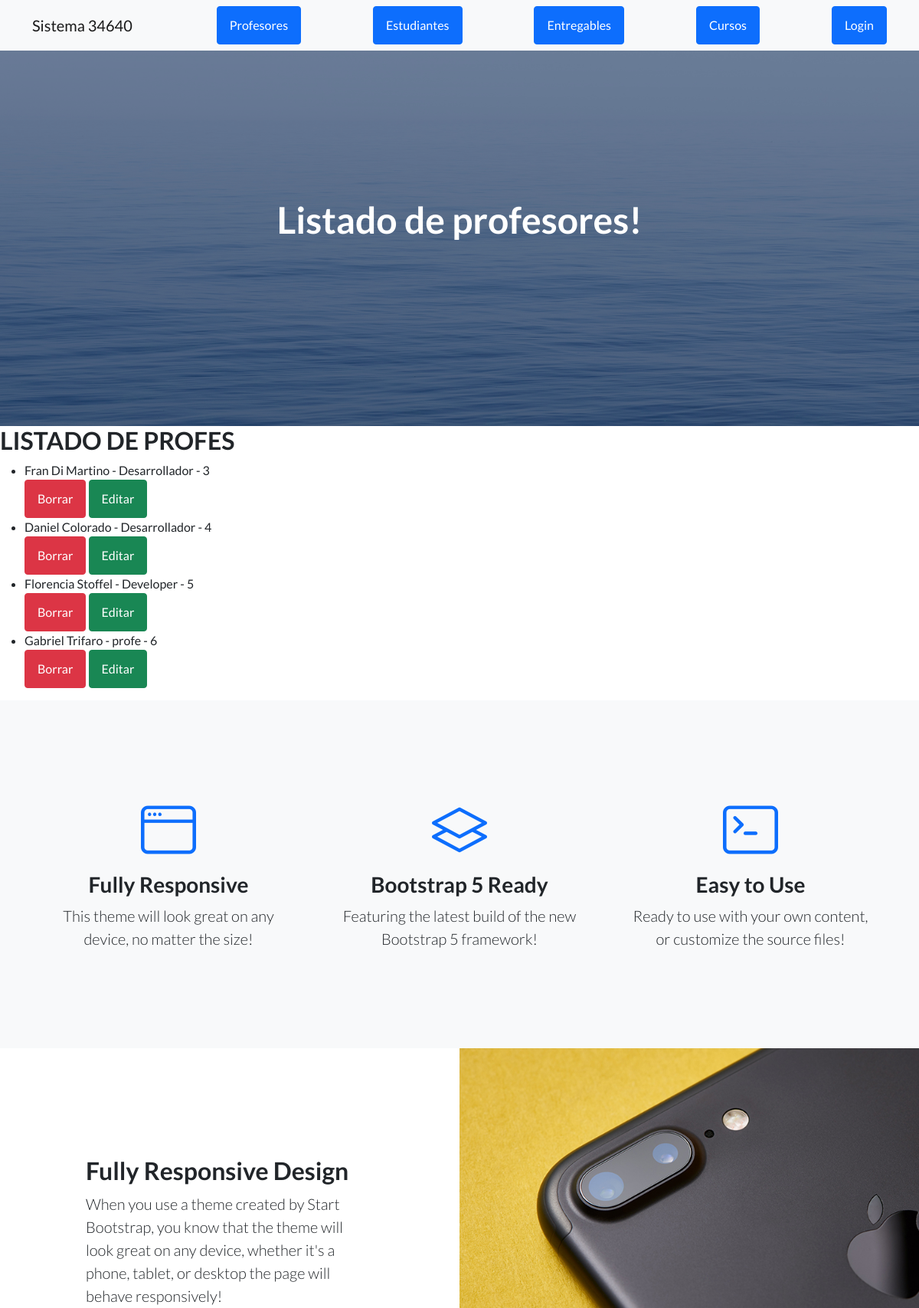
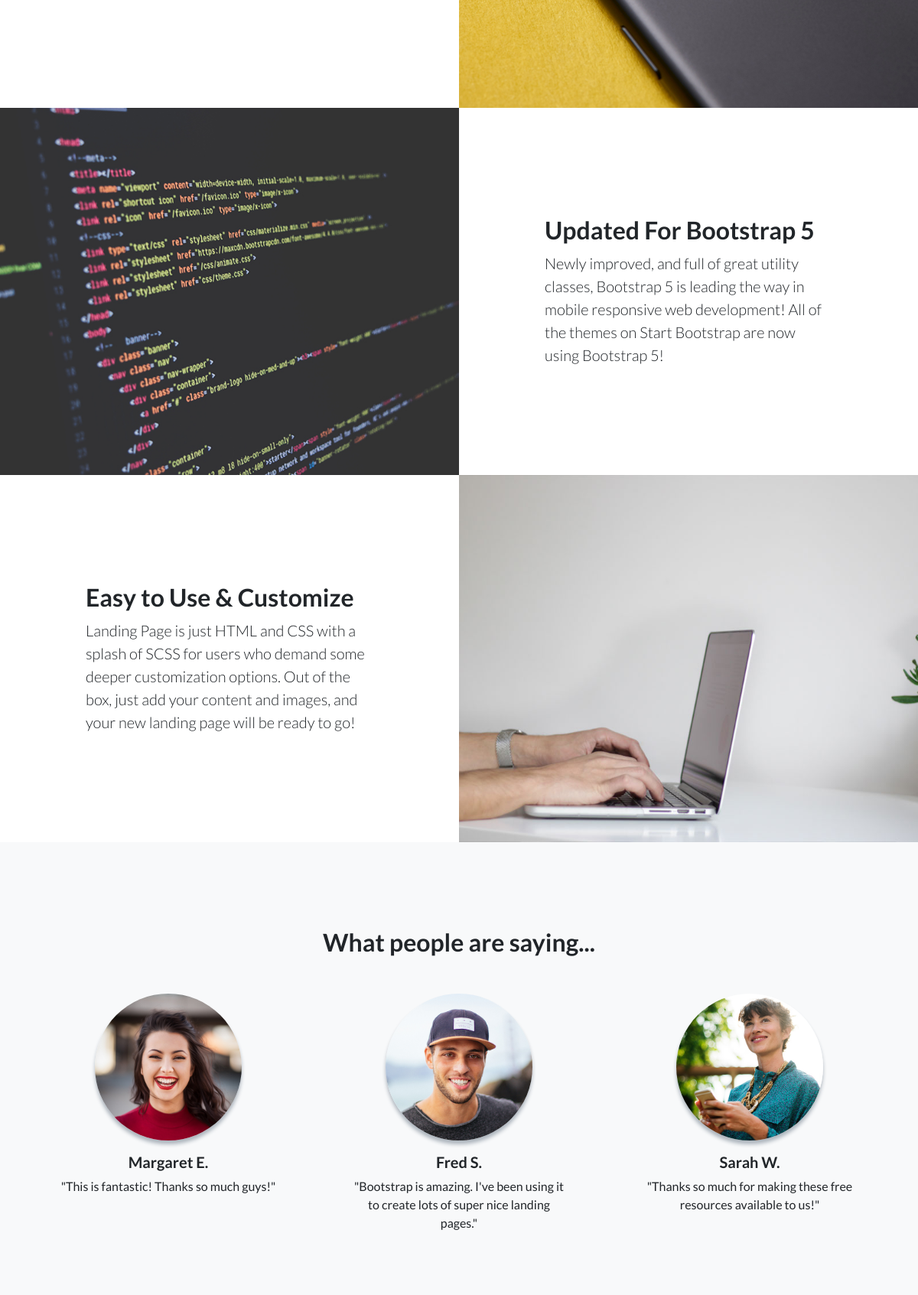
/AppCoder/leerProfesores/ (upper part), run on the app's committed database (2 pictures, top to bottom).
### AppCoder/models.py (models this page shows)
class Profesor(models.Model):
    nombre= models.CharField(max_length=50)
    apellido= models.CharField(max_length=50)
    email= models.EmailField()
    profesion= models.CharField(max_length=50)
    def __str__(self):
        return self.nombre+" "+self.apellido

### AppCoder/views.py (the view)
# urls.py: path("leerProfesores/", leerProfesores, name="leerProfesores"),
def leerProfesores(request):
    profesores=Profesor.objects.all()
    print(profesores)
    return render(request, "AppCoder/leerProfesores.html", {"profesores":profesores})

### AppCoder/templates/AppCoder/leerProfesores.html (shortened to what this page needs)
{% extends "AppCoder/padre.html" %}
{% load static %}
{% block titulo %}
<h1 class="mb-5">Listado de profesores!</h1>
{% endblock %}
{% block contenido_que_cambia %}
<h2>LISTADO DE PROFES</h2>
<ul>
    {% for profe in profesores %}
    <li>{{ profe.nombre }} {{ profe.apellido }} - {{ profe.profesion }} - {{ profe.id }}
    </li>
    <a class="btn btn-danger" href="{% url 'eliminarProfesor' profe.id %}">Borrar</a>
    <a class="btn btn-success" href="{% url 'editarProfesor' profe.id %}">Editar</a>
    {% endfor %}
</ul>
{% endblock %}

### AppCoder/templates/AppCoder/padre.html (shortened to what this page needs)
<!DOCTYPE html>
<html lang="en">
    <head>
        {% load static %}
        <link href="https://cdn.jsdelivr.net/npm/bootstrap-icons@1.5.0/font/bootstrap-icons.css" rel="stylesheet" type="text/css" />
        <link href="{% static 'AppCoder/css/styles.css' %}" rel="stylesheet" />
    </head>
    <body>
        <nav class="navbar navbar-light bg-light static-top">
            <div class="container">
                <a class="navbar-brand" href="{% url 'inicio' %}">Sistema 34640</a>
                <a class="btn btn-primary" href="{% url 'profesores' %}">Profesores</a>
                <a class="btn btn-primary" href="{% url 'estudiantes' %}">Estudiantes</a>
                <a class="btn btn-primary" href="{% url 'entregables' %}">Entregables</a>
                <a class="btn btn-primary" href="{% url 'cursos' %}">Cursos</a>
                {% if user.is_authenticated %}
                <p> Hola {{ user.username }}</p>
                <a class="btn btn-danger" href="{% url 'logout' %}">Desloguearme</a>
                {% else %}
                <a class="btn btn-primary" href="{% url 'login' %}">Login</a>
                {% endif %}
            </div>
        </nav>
        <header class="masthead">
            <div class="container position-relative">
                <div class="row justify-content-center">
                    <div class="col-xl-6">
                        <div class="text-center text-white">
                            {% block titulo %}
                            {% endblock %}
                        </div>
                    </div>
                </div>
            </div>
        </header>
        {% block contenido_que_cambia %}
        {% endblock %}
        <section class="features-icons bg-light text-center">
            <div class="container">
                <div class="row">
                    <div class="col-lg-4">
                        <div class="features-icons-item mx-auto mb-5 mb-lg-0 mb-lg-3">
                            <div class="features-icons-icon d-flex"><i class="bi-window m-auto text-primary"></i></div>
                            <h3>Fully Responsive</h3>
                            <p class="lead mb-0">This theme will look great on any device, no matter the size!</p>
                        </div>
                    </div>
                    <div class="col-lg-4">
                        <div class="features-icons-item mx-auto mb-5 mb-lg-0 mb-lg-3">
                            <div class="features-icons-icon d-flex"><i class="bi-layers m-auto text-primary"></i></div>
                            <h3>Bootstrap 5 Ready</h3>
                            <p class="lead mb-0">Featuring the latest build of the new Bootstrap 5 framework!</p>
                        </div>
                    </div>
                    <div class="col-lg-4">
                        <div class="features-icons-item mx-auto mb-0 mb-lg-3">
                            <div class="features-icons-icon d-flex"><i class="bi-terminal m-auto text-primary"></i></div>
                            <h3>Easy to Use</h3>
                            <p class="lead mb-0">Ready to use with your own content, or customize the source files!</p>
                        </div>
                    </div>
                </div>
            </div>
        </section>
        <section class="showcase">
            <div class="container-fluid p-0">
                <div class="row g-0">
                    <div class="col-lg-6 order-lg-2 text-white showcase-img" style="background-image: url('assets/img/bg-showcase-1.jpg')"></div>
                    <div class="col-lg-6 order-lg-1 my-auto showcase-text">
                        <h2>Fully Responsive Design</h2>
                        <p class="lead mb-0">When you use a theme created by Start Bootstrap, you know that the theme will look great on any device, whether it's a phone, tablet, or desktop the page will behave responsively!</p>
                    </div>
                </div>
                <div class="row g-0">
                    <div class="col-lg-6 text-white showcase-img" style="background-image: url('assets/img/bg-showcase-2.jpg')"></div>
                    <div class="col-lg-6 my-auto showcase-text">
                        <h2>Updated For Bootstrap 5</h2>
                        <p class="lead mb-0">Newly improved, and full of great utility classes, Bootstrap 5 is leading the way in mobile responsive web development! All of the themes on Start Bootstrap are now using Bootstrap 5!</p>
                    </div>
                </div>
                <div class="row g-0">
                    <div class="col-lg-6 order-lg-2 text-white showcase-img" style="background-image: url('assets/img/bg-showcase-3.jpg')"></div>
                    <div class="col-lg-6 order-lg-1 my-auto showcase-text">
                        <h2>Easy to Use & Customize</h2>
                        <p class="lead mb-0">Landing Page is just HTML and CSS with a splash of SCSS for users who demand some deeper customization options. Out of the box, just add your content and images, and your new landing page will be ready to go!</p>
                    </div>
                </div>
            </div>
        </section>
        <section class="testimonials text-center bg-light">
            <div class="container">
                <h2 class="mb-5">What people are saying...</h2>
                <div class="row">
                    <div class="col-lg-4">
                        <div class="testimonial-item mx-auto mb-5 mb-lg-0">
                            <img class="img-fluid rounded-circle mb-3" src="assets/img/testimonials-1.jpg" alt="..." />
                            <h5>Margaret E.</h5>
                            <p class="font-weight-light mb-0">"This is fantastic! Thanks so much guys!"</p>
                        </div>
                    </div>
                    <div class="col-lg-4">
                        <div class="testimonial-item mx-auto mb-5 mb-lg-0">
                            <img class="img-fluid rounded-circle mb-3" src="assets/img/testimonials-2.jpg" alt="..." />
                            <h5>Fred S.</h5>
                            <p class="font-weight-light mb-0">"Bootstrap is amazing. I've been using it to create lots of super nice landing pages."</p>
                        </div>
                    </div>
                    <div class="col-lg-4">
                        <div class="testimonial-item mx-auto mb-5 mb-lg-0">
                            <img class="img-fluid rounded-circle mb-3" src="assets/img/testimonials-3.jpg" alt="..." />
                            <h5>Sarah W.</h5>
                            <p class="font-weight-light mb-0">"Thanks so much for making these free resources available to us!"</p>
                        </div>
                    </div>
                </div>
            </div>
        </section>
    </body>
</html>

### data on the page
Profesor: nombre "Fran", apellido "Di Martino", profesion "Desarrollador", id "3"
Profesor: nombre "Daniel", apellido "Colorado", profesion "Desarrollador", id "4"
Profesor: nombre "Florencia", apellido "Stoffel", profesion "Developer", id "5"
Profesor: nombre "Gabriel", apellido "Trifaro", profesion "profe", id "6"
